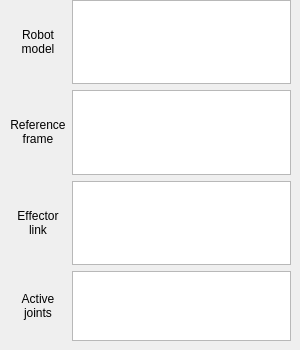
       <widget class="QWidget" name="robotInfo_3">
        <attribute name="title">
         <string>Robot information</string>
        </attribute>
        <widget class="QWidget" name="gridLayoutWidget_13">
         <property name="geometry">
          <rect>
           <x>10</x>
           <y>0</y>
           <width>281</width>
           <height>341</height>
          </rect>
         </property>
         <layout class="QGridLayout" name="gridLayout_13">
          <item row="1" column="1">
           <widget class="QTextBrowser" name="basicInfo_ReferenceFrame_TextBrowser_3"/>
          </item>
          <item row="0" column="0">
           <widget class="QLabel" name="label_133">
            <property name="text">
             <string>&lt;html&gt;&lt;head/&gt;&lt;body&gt;&lt;p align=&quot;center&quot;&gt;Robot&lt;br/&gt;model&lt;/p&gt;&lt;/body&gt;&lt;/html&gt;</string>
            </property>
           </widget>
          </item>
          <item row="3" column="0">
           <widget class="QLabel" name="label_134">
            <property name="text">
             <string>&lt;html&gt;&lt;head/&gt;&lt;body&gt;&lt;p align=&quot;center&quot;&gt;Active&lt;br/&gt;joints&lt;/p&gt;&lt;/body&gt;&lt;/html&gt;</string>
            </property>
           </widget>
          </item>
          <item row="1" column="0">
           <widget class="QLabel" name="label_135">
            <property name="text">
             <string>&lt;html&gt;&lt;head/&gt;&lt;body&gt;&lt;p align=&quot;center&quot;&gt;Reference&lt;br/&gt;frame&lt;/p&gt;&lt;/body&gt;&lt;/html&gt;</string>
            </property>
           </widget>
          </item>
          <item row="2" column="1">
           <widget class="QTextBrowser" name="basicInfo_EffectorLink_TextBrowser_3"/>
          </item>
          <item row="0" column="1">
           <widget class="QTextBrowser" name="basicInfo_RobotModel_TextBrowser_3"/>
          </item>
          <item row="3" column="1">
           <widget class="QTextBrowser" name="basicInfo_ActiveJoints_TextBrowser_3">
            <property name="maximumSize">
             <size>
              <width>16777215</width>
              <height>80</height>
             </size>
            </property>
           </widget>
          </item>
          <item row="2" column="0">
           <widget class="QLabel" name="label_136">
            <property name="text">
             <string>&lt;html&gt;&lt;head/&gt;&lt;body&gt;&lt;p align=&quot;center&quot;&gt;Effector &lt;br/&gt;link&lt;/p&gt;&lt;/body&gt;&lt;/html&gt;</string>
            </property>
           </widget>
          </item>
         </layout>
        </widget>
       </widget>
